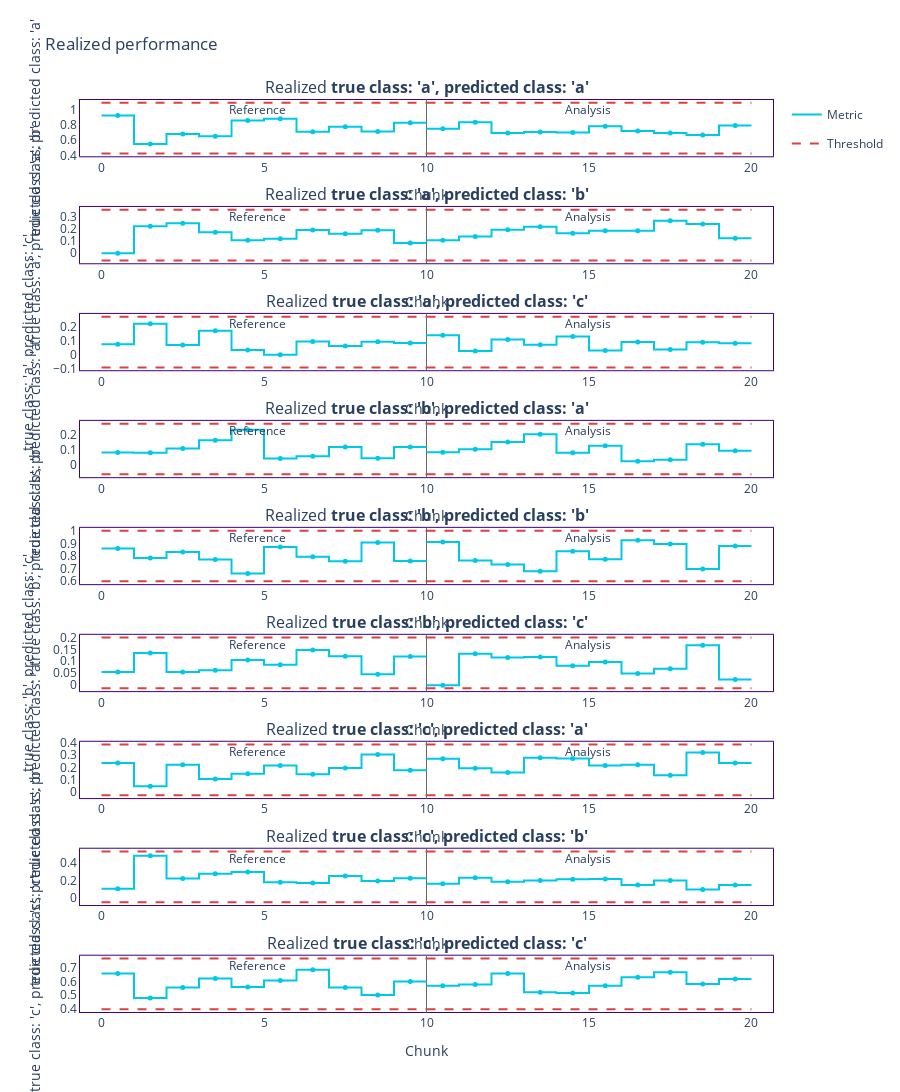

The notebook cell this image was saved under:
### Code cell
figure = results.plot()
figure.show()
